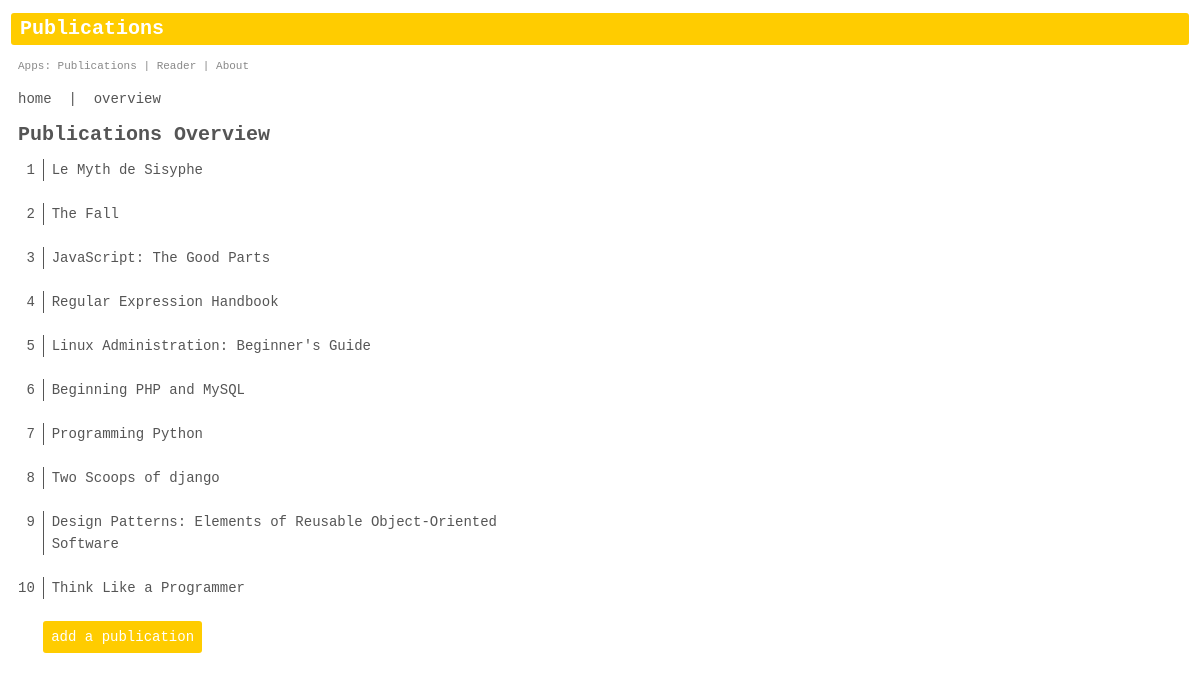
The page /books/overview/ on the database its author committed.
### books/models.py (models this page shows, shortened)
class Publication(models.Model):
    title = models.CharField(max_length=80)
    author = models.CharField(max_length=80)
    pub_date = models.IntegerField()  # Format ex: 1970
    CATEGORIES = (
        ('OTH', 'Other'),
        ('PHI', 'Philosophy'),
        ('FIC', 'Fiction'),
        ('NON', 'Non-Fiction'),
        ('PER', 'Performing Arts'),
        ('VIS', 'Visual Arts'),
        ('WEB', 'Web Authoring'),
        ('COM', 'Computer Science'),
    )
    category = models.CharField(
        max_length=3,
        choices=CATEGORIES,
        default='OTH',
    )

### books/views.py (the view)
class OverviewView(ListView):
    template_name = 'books/overview.html'
    context_object_name = 'all_items'
    def get_queryset(self):
        return Publication.objects.all()

### templates/books/overview.html (shortened to what this page needs)
{% extends "books/base.html" %}
{% block page %}
    <h1>Publications Overview</h1>
    <table>
        {% for item in all_items %}
        <tr>
            <td class="pub_id">{{ item.id }}</td>
            <td class="v_rule">&ensp;</td>
            <td class="pub_item">
                <a href="{% url 'books:details' item.id %}">{{ item.title }}</a>
            </td>
        </tr>
        <tr>
            <td colspan="3">&nbsp;</td>
        </tr>
        {% endfor %}
        <tr>
            <td>&nbsp;</td>
            <td>&nbsp;</td>
            <td class="button"><a href="{% url 'books:add' %}">add a publication</a></td>
        </tr>
    </table>
{% endblock %}

### templates/books/base.html (shortened to what this page needs)
{% load staticfiles %}
<!DOCTYPE html>
<html lang="en">
<head>
    <link rel="stylesheet" type="text/css"
        href="{% static 'books/base-styles.css' %}" />
</head>
<body>
    <h1 class="page_title">Publications</h1>
    <header>
        {% block header %}
            <p class="header_txt">
            Apps:
            Publications |
            <a href="{% url 'reader:index' %}" class="header_txt">
                Reader</a> |
            <a href="{% url 'info:about' %}"
                class="header_txt">
                About</a>
            </p>
        {% endblock %}
    </header>
    <nav>
        <p>
            <a href="{% url 'books:index' %}">home</a>
            &nbsp;|&nbsp;
            <a href="{% url 'books:overview' %}">overview</a>
        </p>
    </nav>
    <div id="page">
        {% block page %}{% endblock %}
    </div>
</body>
</html>

### static/books/base-styles.css (style rules this page uses)
body { margin: 10px 11px 25px 11px; }
#page, nav, header { margin-left: 7px; max-width: 500px; }
li, a, h1, h2, p, label, input, td { font: 14px/22px courier, sans-serif; color: #555; text-decoration: none; }
.header_txt, .footer_txt { font: 11px/15px courier, sans-serif; color: #888; }
table, tr, td { vertical-align: top; border-collapse: collapse; border: 0; padding: 0; margin: 0; }
td.pub_id { text-align: right; }
td.v_rule { border-right: solid 1px #555; }
td.pub_item { padding-left: 8px; }
h1 { font-size: 20px; font-weight: bold; }
.page_title { background-color: #ffcc00; padding: 5px 0 5px 9px; color: #fff; border-radius: 3px; }
div { margin-bottom: 15px; }
.button { background-color: #ffcc00; border-radius: 3px; display: inline-block; padding: 5px 8px 5px 8px; }
.button a { color: #fff; }

### rows shown on the page
Publication: id "1", title "Le Myth de Sisyphe"
Publication: id "2", title "The Fall"
Publication: id "3", title "JavaScript: The Good Parts"
Publication: id "4", title "Regular Expression Handbook"
Publication: id "5", title "Linux Administration: Beginner's Guide"
Publication: id "6", title "Beginning PHP and MySQL"
Publication: id "7", title "Programming Python"
Publication: id "8", title "Two Scoops of django"
Publication: id "9", title "Design Patterns: Elements of Reusable Object-Oriented Software"
Publication: id "10", title "Think Like a Programmer"
